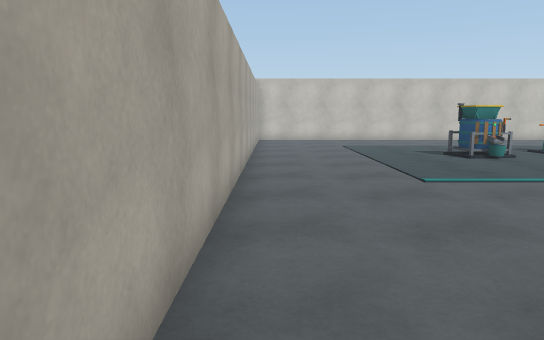
[1] (above)

17 first-person views from a walk through a 3-D level made in the Unity game engine. The camera is 1.3 m above the floor, tilts 8° down and sees 70° across. The floor is counted in squares, 1 m on a side. Each view is taken from the middle of a square. On the plan, view 1 faces up. The plan holds only what a view shows up to about 16 squares ahead; the rest is blank. The place goes on beyond the plan. The player is left out.

[2]
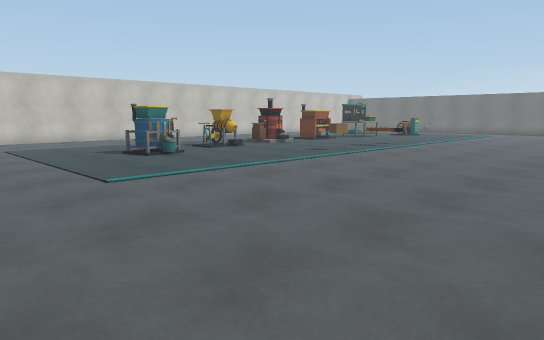

[3]
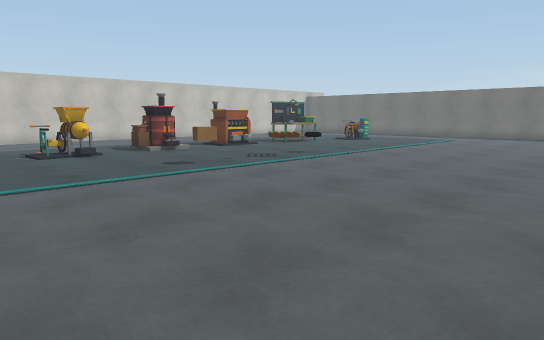

[4]
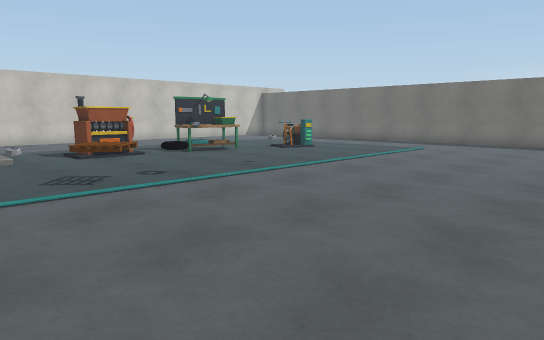

[5]
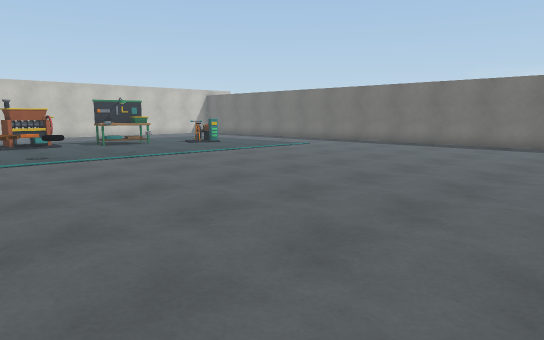

[6]
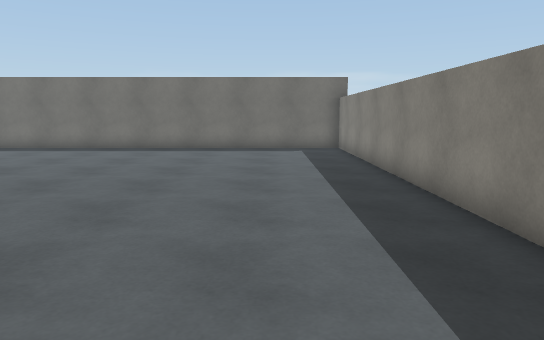

[7]
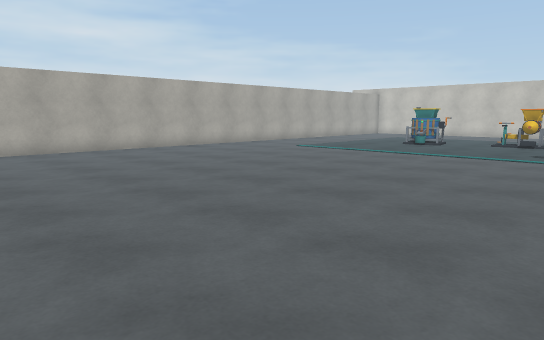

[8]
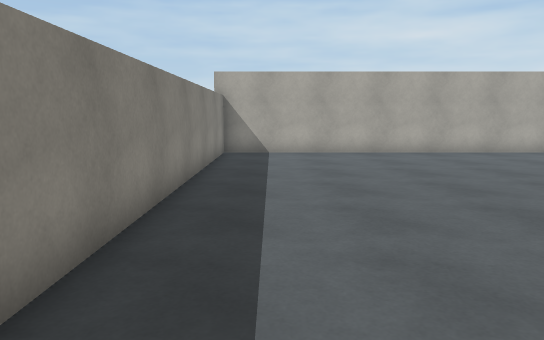

[9]
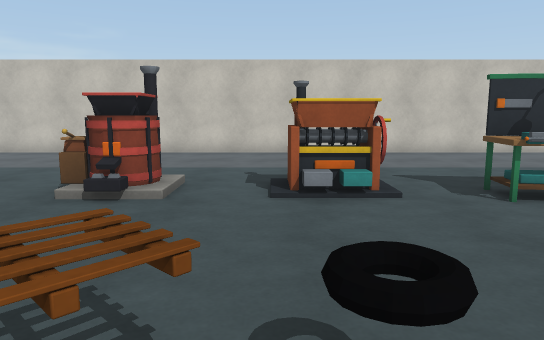

[10]
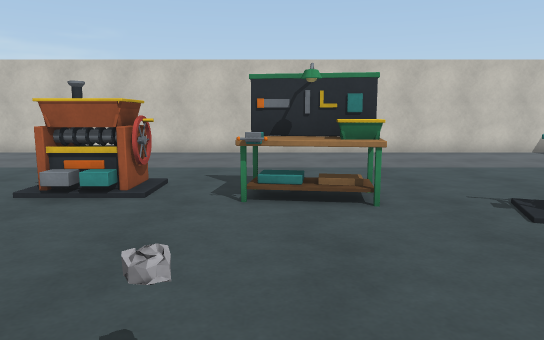

[11]
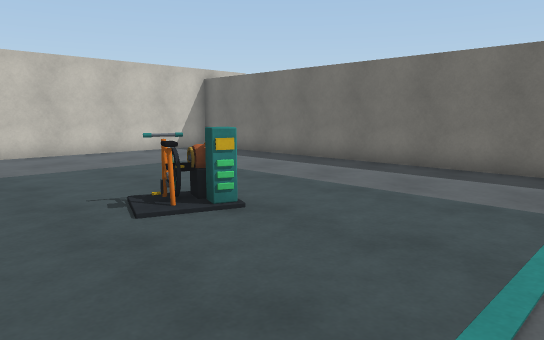

[12]
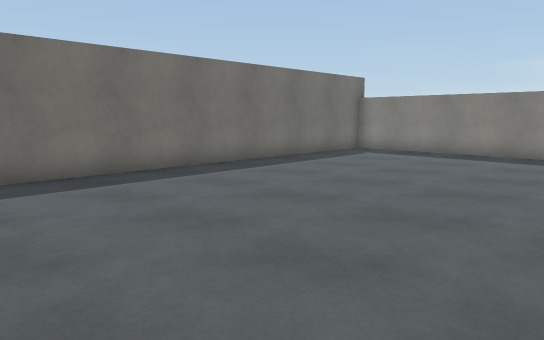

[13]
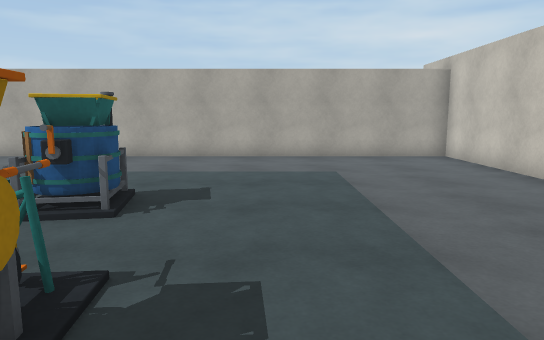

[14]
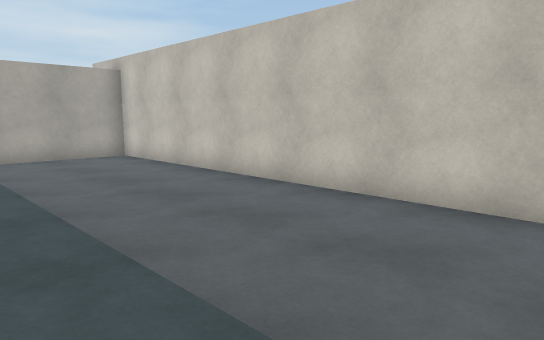

[15]
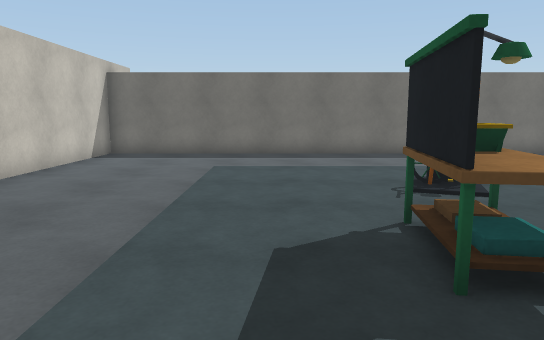

[16]
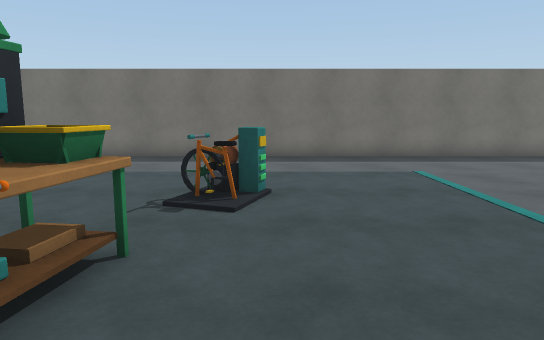

[17]
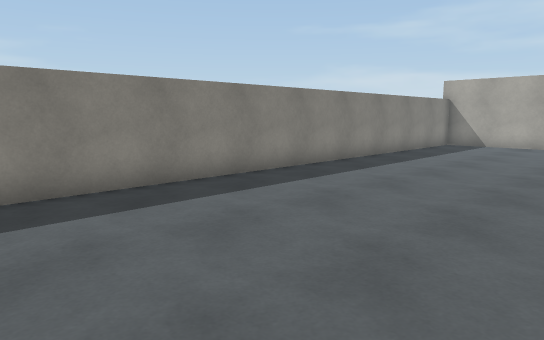

### Floor plan
Points are (right, up) in squares from view 1. A wall is a line through its corners. A room is listed if a view was taken in it or the views show most of it. See-through windows are left out.
Room 1 (views 1, 2, 3, 4, 5, 6, 7, 8, 9, 10, 11, 12, 13, 14, 15, 16, 17)
walls: (18.6, -6.7) (30.7, -6.7) (30.7, 20.7) (-0.7, 20.7) (-0.7, -6.7) (15.9, -6.7)
low walls: (15.4, 8.1) (14.7, 8.7); (15.6, 8.5) (15, 9) (14.4, 8.4) (14.3, 8.4); (15.8, 8.6) (15, 7.8); (15.6, 8.8) (14.8, 8); (15.5, 8.9) (14.7, 8.1); (15.3, 9.1) (14.6, 8.2); (12.3, 8.2) (11.7, 8.4) (11.8, 8.8)
objects: other object (6, 12) to (7, 13); other object (9, 13) to (11, 14); other object (13, 13) to (14, 14); other object (16, 13) to (18, 14); other object (20, 12) to (22, 14); other object (24, 11) to (24, 12)

Where each view was taken, in squares from view 1:
view 1: 0 up, 0 right, facing up
view 2: 0 up, 0 right, facing up-right
view 3: 0 up, 6 right, facing up-right
view 4: 1 up, 12 right, facing up-right
view 5: 4 down, 13 right, facing up-right
view 6: 4 down, 15 right, facing right
view 7: 5 down, 14 right, facing up-left
view 8: 5 down, 13 right, facing left
view 9: 7 up, 16 right, facing up
view 10: 7 up, 20 right, facing up
view 11: 7 up, 21 right, facing up-right
view 12: 7 up, 22 right, facing down-right
view 13: 15 up, 12 right, facing left
view 14: 15 up, 12 right, facing up-left
view 15: 15 up, 17 right, facing right
view 16: 11 up, 18 right, facing right
view 17: 0 up, 17 right, facing down-left
